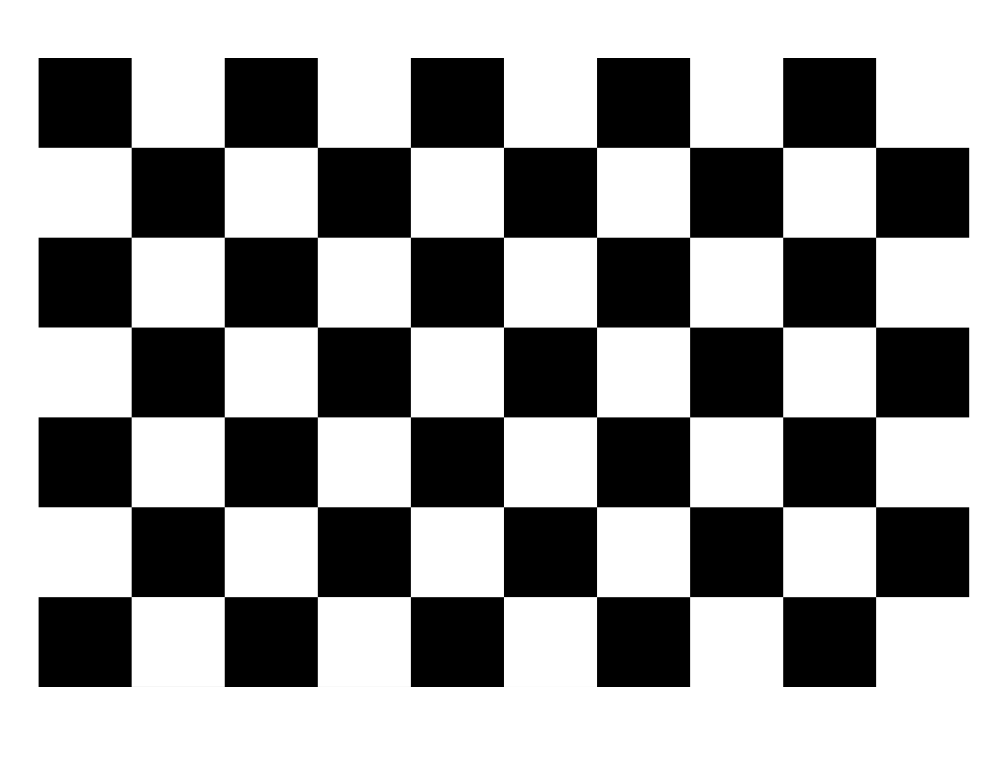
#> input picture chessboard.png, 5000 x 3800 px, given in place of the camera (shown at 1/5 size)
$ jupyter execute Test_notebook.ipynb
#> lines starting #> are read from the running program, lines starting #| are printed output that depends on the picture; after the words box and inside, x2 and y2 are one past the last pixel; in counts of white or black regions, pixels touching at a corner belong together; long printed decimals are rounded
[cell 1]
# [0] ]олучение картинок шахматной доски для калибровки искажений
# https://habr.com/ru/articles/341160/
import numpy as np
import cv2

img_counter =2
cap = cv2.VideoCapture(0)
cap.set(cv2.CAP_PROP_FRAME_WIDTH, 1280)
cap.set(cv2.CAP_PROP_FRAME_HEIGHT, 720)

while(True):
    ret, frame = cap.read()
#> frame is the input picture: shape (3800, 5000, 3); min 0, max 255, mean 156.8

    rows,cols,ch = frame.shape
#> rows = 3800; cols = 5000; ch = 3
    cv2.imshow('Video', frame)
    if cv2.waitKey(1) & 0xFF == ord('s'):
#> (key q is pressed here)
        img_name = "chessboard_{}.png".format(img_counter)
        img_counter=img_counter+1
        cv2.imwrite(img_name, frame)
        print(img_counter)

    if cv2.waitKey(1) & 0xFF == ord('q'):
#> (key q is pressed here)
        break

cap.release()
cv2.destroyAllWindows()

[cell 2]
# [1] текущая рабочая версия  калибровки и корректировки перспективы
#  https://docs.opencv.org/3.1.0/dc/dbb/tutorial_py_calibration.html
# https://pavelk.ru/opencv-warpperspective-bez-obrezki-whole-image-i-razmer-rezultata-destination-result-size/

import numpy as np
import cv2
import glob

# termination criteria
criteria = (cv2.TERM_CRITERIA_EPS + cv2.TERM_CRITERIA_MAX_ITER, 30, 0.001)

# prepare object points, like (0,0,0), (1,0,0), (2,0,0) ....,(6,5,0)
objp = np.zeros((9*6,3), np.float32)
objp[:,:2] = np.mgrid[0:9,0:6].T.reshape(-1,2)

# Arrays to store object points and image points from all the images.
objpoints = [] # 3d point in real world space
imgpoints = [] # 2d points in image plane.
chessboard_size = (9, 6)

images = glob.glob('C:\\Users\\HeroPC\\git\\Python\\WeedAI\\chessboard\\chessboard_8.png')

for fname in images:
    img = cv2.imread(fname)
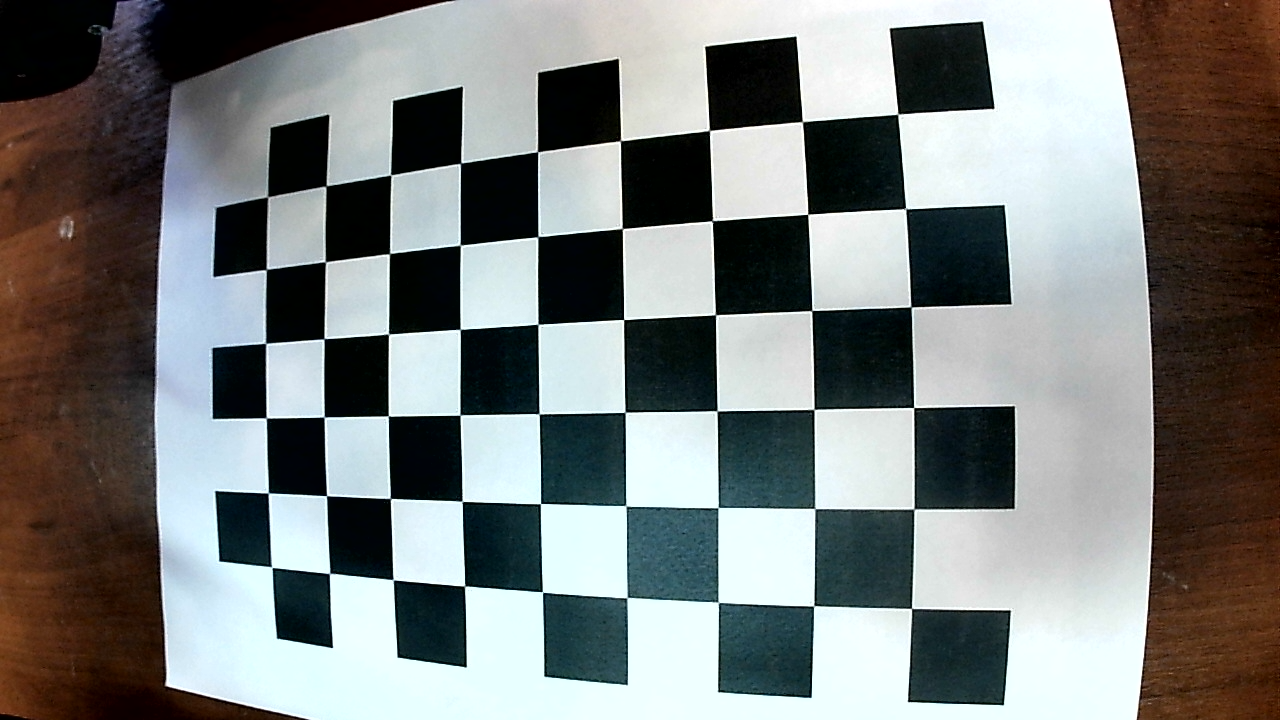
#> input picture chessboard/chessboard_8.png, 1280 x 720 px
#> img is the input picture: shape (720, 1280, 3); mean B, G, R 123.6, 124.9, 121.7
    gray = cv2.cvtColor(img,cv2.COLOR_BGR2GRAY)
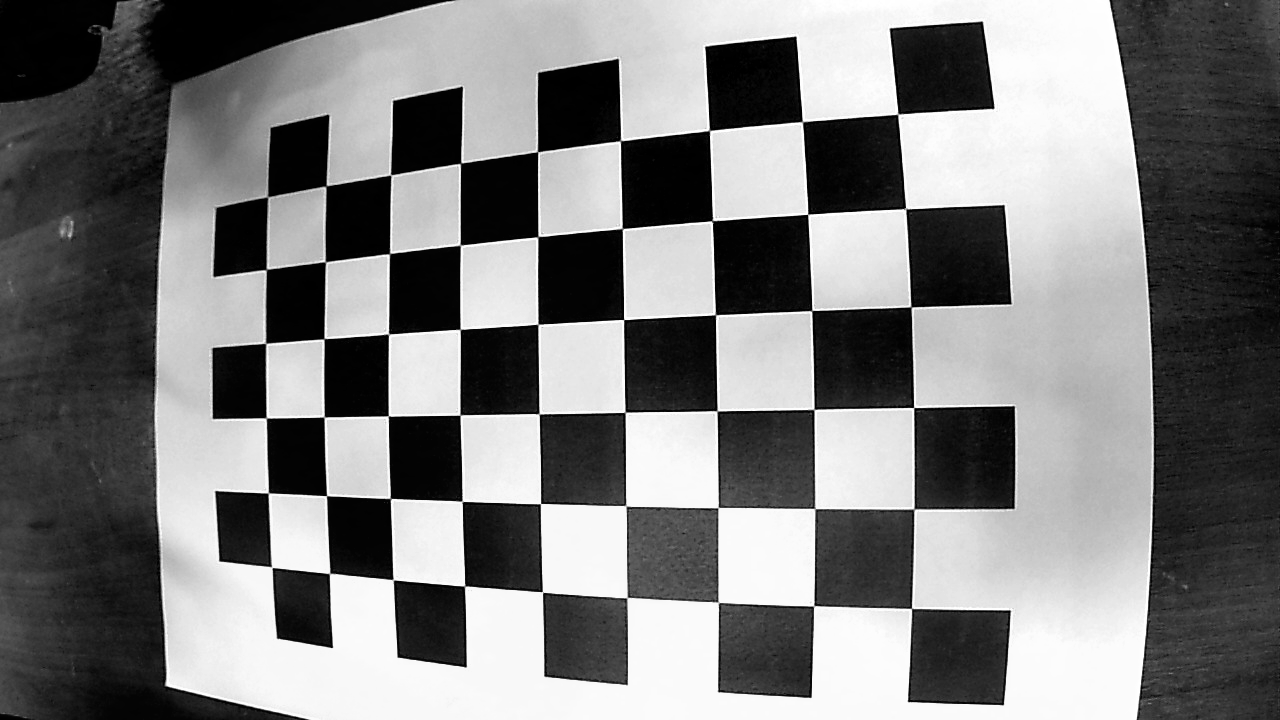
#> gray: shape (720, 1280); min 0, max 255, mean 123.7

    # Find the chess board corners
    ret, corners = cv2.findChessboardCorners(gray, (9,6),None)
#> ret = True; corners = 54 rows, first 8: [911.5, 608.4], [813.8, 605.8], [718.5, 602.4], [626.8, 597.7], [542.6, 591.9], [464.5, 586], [393.2, 579.7], [329.5, 573.5]

    # If found, add object points, image points (after refining them)
    if ret == True:
        objpoints.append(objp)

        cv2.cornerSubPix(gray,corners,(11,11),(-1,-1),criteria)
        imgpoints.append(corners)

        src_points = np.float32([corners[0], corners[chessboard_size[0] - 1],
                            corners[-1], corners[-chessboard_size[0]]])
#> src_points = [[911.5, 608.5], [271.7, 567.2], [267.6, 196.9], [897.8, 114.1]]
        width =  900 #int(np.linalg.norm(src_points[1] - src_points[0]))
        height =  600 #int(np.linalg.norm(src_points[2] - src_points[1]))
        #dst_points = np.float32([[0, 0], [width, 0], [width, height], [0, height]])
        dst_points = np.float32([[width, height], [2*width, height], [2*width, 2*height], [width, 2*height]])

        print(width,height)

        M = cv2.getPerspectiveTransform(src_points, dst_points)
#> M = [[-1.11, 0.0678, 2391.4], [0.496, -1.89, 1644.1], [0.000623, 2.4e-05, 1]]


        # Draw and display the corners
        cv2.drawChessboardCorners(img, (9,6), corners,ret)
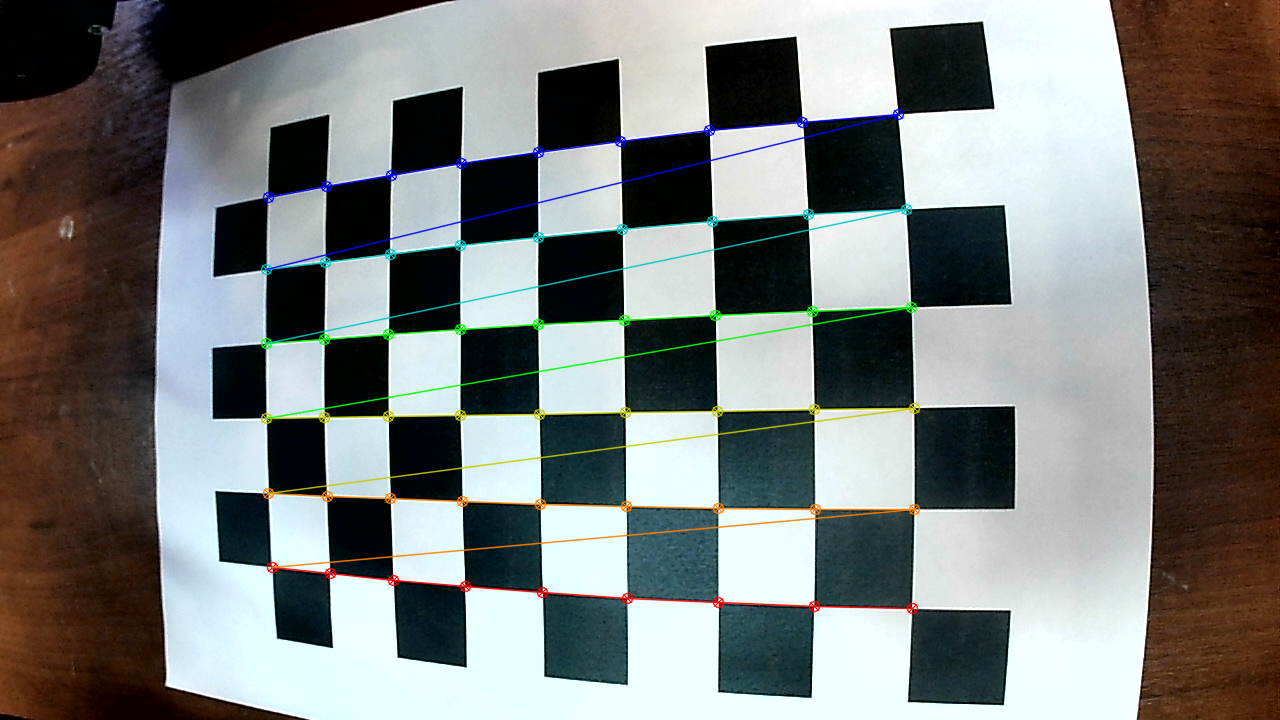
#> img: shape (720, 1280, 3); 2.77% of pixels changed, all inside (x1, y1, x2, y2) = (260, 108, 921, 615)
        cv2.imshow('img',img)
        cv2.imwrite('C:\\Users\\HeroPC\\git\\Python\\WeedAI\\chessboard\\c0.png',img)
        cv2.waitKey(500)

cv2.destroyAllWindows()

print(src_points)
#| [[[911.5278   608.4601  ]]
#|  [[271.724  567.1791  ]]
#|  [[267.631  196.871 ]]
#|  [[897.819  114.113]]]
print("-------------")
print(dst_points)

ret, mtx, dist, rvecs, tvecs = cv2.calibrateCamera(objpoints, imgpoints, gray.shape[::-1],None,None)
#> ret = 0.426; mtx = [[1002.2, 0, 637], [0, 962.3, 421.1], [0, 0, 1]]; dist = [[-0.383, -0.121, -0.0023, -0.0149, 1.66]]; rvecs = ([0.635, -0.0053, 3.06],); tvecs = ([2.66, 1.87, 9.09],)

img = cv2.imread('C:\\Users\\HeroPC\\git\\Python\\WeedAI\\chessboard\\chessboard_7.png')
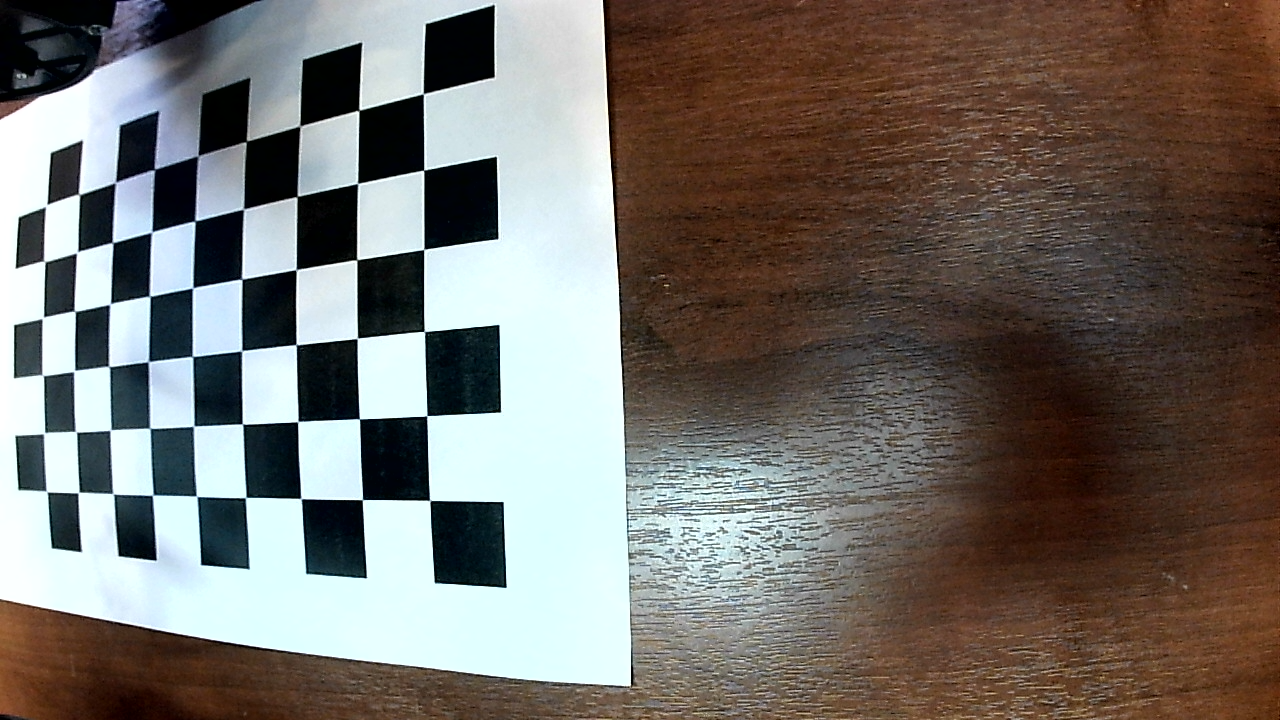
#> input picture chessboard/chessboard_7.png, 1280 x 720 px, found by its file name
#> img is the input picture: shape (720, 1280, 3); mean B, G, R 104.2, 109.7, 115
h,  w = img.shape[:2]
#> h = 720; w = 1280
newcameramtx, roi=cv2.getOptimalNewCameraMatrix(mtx,dist,(w,h),1,(w,h))
#> newcameramtx = [[954.6, 0, 623.8], [0, 879.3, 419.8], [0, 0, 1]]; roi = (87, 76, 1102, 617)

# undistort
dst = cv2.undistort(img, mtx, dist, None, newcameramtx)
cv2.imwrite('C:\\Users\\HeroPC\\git\\Python\\WeedAI\\chessboard\\00.png',dst)

dst2=cv2.warpPerspective(dst,M,(2*1280,2*720),cv2.INTER_LINEAR, borderMode=cv2.BORDER_CONSTANT, borderValue=(0,0,0))
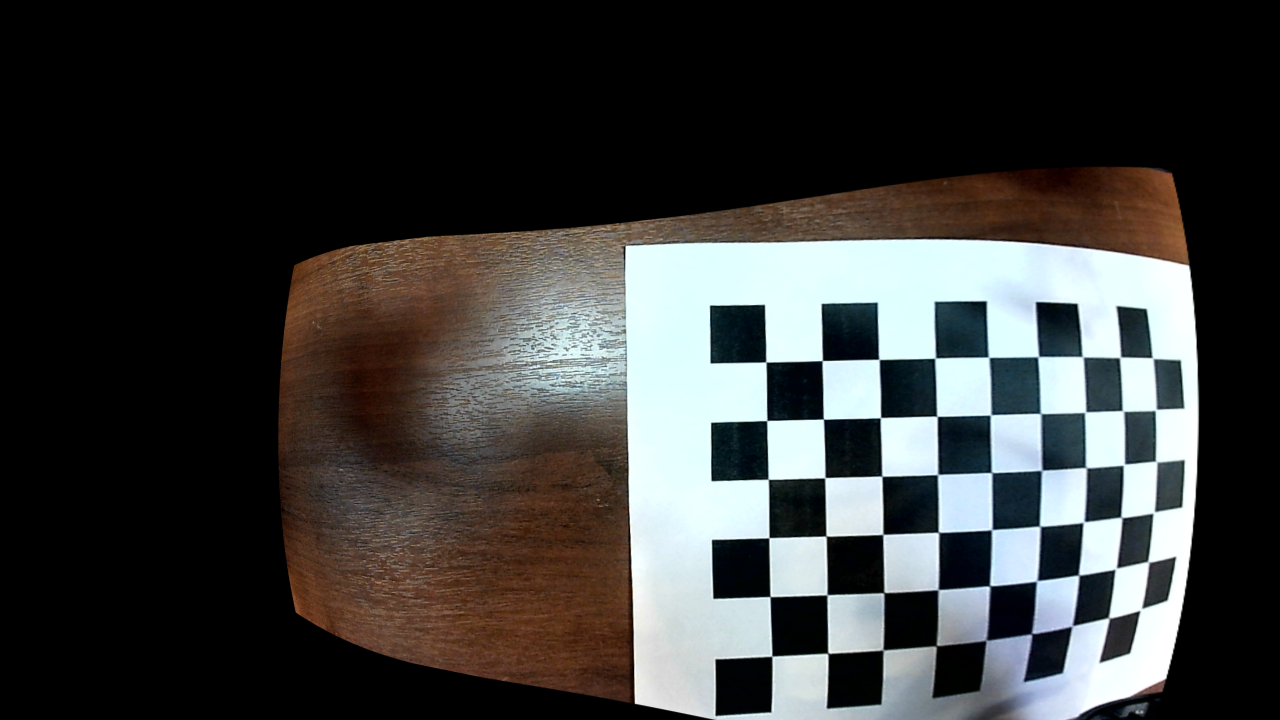
#> dst2: shape (1440, 2560, 3) (shown at 1/2 size); mean B, G, R 59.4, 60.6, 60.1
cv2.imwrite('C:\\Users\\HeroPC\\git\\Python\\WeedAI\\chessboard\\01.png',dst2)
#> Out = True
